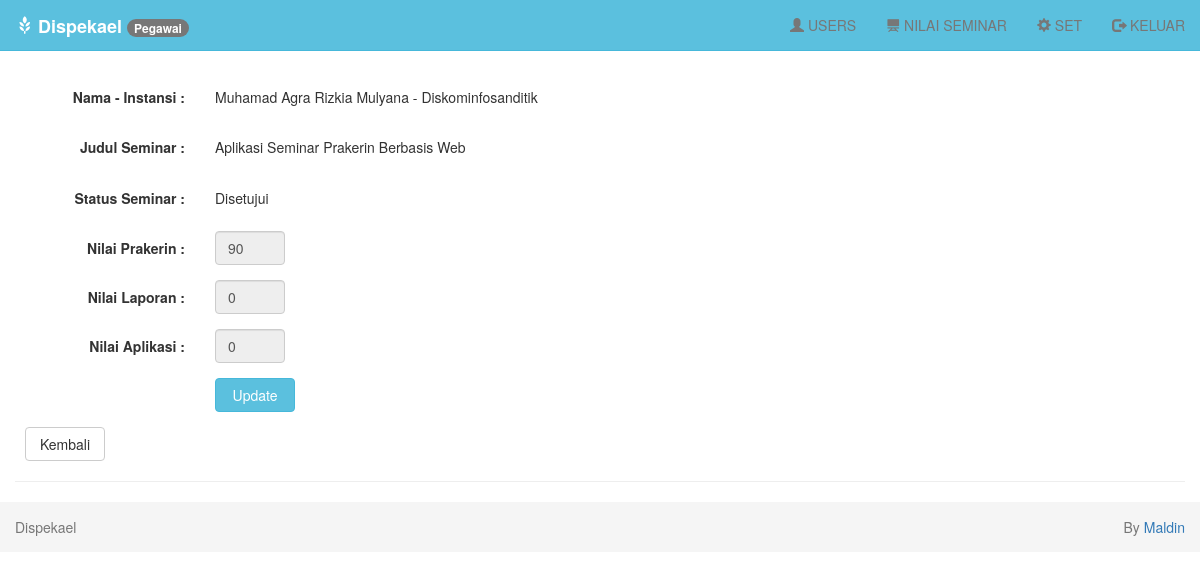
Page /index.php?page=nilai-seminar&id=21 (signed in) on the committed database.
### tables this page shows
CREATE TABLE `seminar` (
  `idseminar` int(5) NOT NULL AUTO_INCREMENT,
  `nis` int(8) NOT NULL,
  `judul` varchar(255) NOT NULL,
  `file` varchar(255) NOT NULL,
  `tautan` varchar(255) NOT NULL,
  `statussem` varchar(30) NOT NULL,
  `ket` varchar(255) NOT NULL,
  `pengujilap` int(8) NOT NULL,
  `pengujiapl` int(8) NOT NULL,
  `nilaiprakerin` int(3) NOT NULL,
  `nilailaporan` int(3) NOT NULL,
  `nilaiaplikasi` int(3) NOT NULL,
  PRIMARY KEY (`idseminar`)
);

CREATE TABLE `users` (
  `nis` bigint(12) unsigned NOT NULL,
  `id` bigint(12) unsigned NOT NULL,
  `nama` varchar(255) NOT NULL,
  `tanggal_lahir` date NOT NULL,
  `alamat` varchar(255) NOT NULL,
  `instansi` varchar(100) NOT NULL,
  `telp` varchar(15) NOT NULL,
  `stat` varchar(30) NOT NULL,
  `foto` varchar(255) NOT NULL,
  PRIMARY KEY (`nis`)
);

### seminar/nilai-seminar.php (the view, shortened to what this page needs)
<br>
<?php
$ids = $_SESSION['id'];
$jabbid = mysqli_query($db, "SELECT user.id, pegawai.* FROM user JOIN pegawai ON pegawai.nis = user.nis where id = $ids") or die('Ada kesalahan pada query jumlah_record: ' . mysqli_error($db));
$jb = mysqli_fetch_assoc($jabbid);
$niss = $jb['nis'];
$nama = $jb['nama'];
$jab = $jb['jabatan'];
$bid = $jb['bidang'];
if (isset($_GET['id'])) {
    $idseminar   = $_GET['id'];
    $query = mysqli_query($db, "SELECT seminar.*, users.nama, users.instansi FROM seminar JOIN users ON users.nis = seminar.nis WHERE idseminar='$idseminar'") or die('Query Error : ' . mysqli_error($db));
    while ($data  = mysqli_fetch_assoc($query)) {
        $judul     = $data['judul'];
        $statussem = $data['statussem'];
        $pengujilap    = $data['pengujilap'];
        $pengujiapl    = $data['pengujiapl'];
        $nilaiprakerin = $data['nilaiprakerin'];
        $nilailaporan  = $data['nilailaporan'];
        $nilaiaplikasi = $data['nilaiaplikasi'];
        $nama          = $data['nama'];
        $instansi      = $data['instansi'];
    }
}
?>
<div class="row">
    <div class="col-md-12">
        <br>
        <form class="form-horizontal" method="POST" action="?page=nilai-sem" enctype="multipart/form-data">
            <div class="form-group">
                <label class="col-sm-2 control-label">Nama - Instansi :</label>
                <div class="col-sm-6">
                    <h5><?php echo $nama . " - " . $instansi; ?></h5>
                </div>
            </div>
            <div class="form-group">
                <label class="col-sm-2 control-label">Judul Seminar :</label>
                <div class="col-sm-6">
                    <h5><?php echo $judul; ?></h5>
                </div>
            </div>
            <div class="form-group">
                <label class="col-sm-2 control-label">Status Seminar :</label>
                <div class="col-sm-6">
                    <h5><?php echo $statussem; ?></h5>
                </div>
            </div>
            <?php
            if ($jab == "Pembimbing" and $bid == $instansi) {
                $type1 = "";
            } else {
                $type1 = "readonly";
            }
            if ($jab == "Penguji" and $bid == "Laporan" and $niss == $pengujilap) {
                $type2 = "";
            } else {
                $type2 = "readonly";
            }
            if ($jab == "Penguji" and $bid == "Aplikasi" and $niss == $pengujiapl) {
                $type3 = "";
            } else {
                $type3 = "readonly";
            }
            ?>
            <div class="form-group">
                <label class="col-sm-2 control-label">Nilai Prakerin :</label>
                <div class="col-sm-1">
                    <input type="number" class="form-control" name="nilaiprakerin" value="<?php echo $nilaiprakerin; ?>" <?php echo $type1; ?>>
                </div>
            </div>
            <div class="form-group">
                <label class="col-sm-2 control-label">Nilai Laporan :</label>
                <div class="col-sm-1">
                    <input type="number" class="form-control" name="nilailaporan" value="<?php echo $nilailaporan; ?>" <?php echo $type2; ?>>
                </div>
            </div>
            <div class="form-group">
                <label class="col-sm-2 control-label">Nilai Aplikasi :</label>
                <div class="col-sm-1">
                    <input type="number" class="form-control" name="nilaiaplikasi" value="<?php echo $nilaiaplikasi; ?>" <?php echo $type3; ?>>
                </div>
            </div>
            <div class="form-group">
                <div class="col-sm-offset-2 col-sm-10">
                    <input type="submit" class="btn btn-info btn-submit" name="update" value="Update">
                </div>
            </div>
        </form>
        <a href="?page=tampil-nilai" class="btn btn-default btn-reset">Kembali</a>
        <hr>
    </div>
</div>
</div>

### assets/css/style.css (style rules this page uses)
body { padding-top: 40px; }
.btn-submit { width: 80px; }
.btn-reset { width: 80px; margin-left: 10px; }

### rows in the picture
seminar: users.nama "Muhamad Agra Rizkia Mulyana", users.instansi "Diskominfosanditik", judul "Aplikasi Seminar Prakerin Berbasis Web", statussem "Disetujui", nilaiprakerin "90", nilailaporan "0", nilaiaplikasi "0"

### other values in the picture
$_SESSION['level'] "Pegawai"
